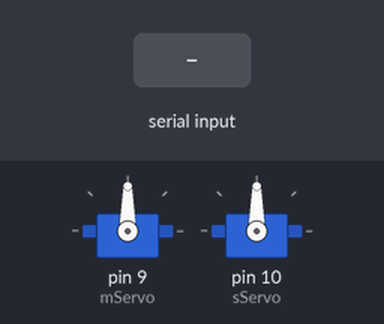
The sketch below on a simulated Arduino Uno, built with avr-gcc and run on an emulated ATmega328P. Parts: 2 × servo. The test bench sets the inputs (shaded band).

Above: at 1.2 s.
1.3 s: "90,45\n" received over Serial
At 2.1 s:
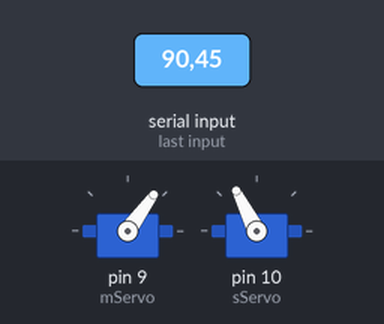
At 3.6 s:
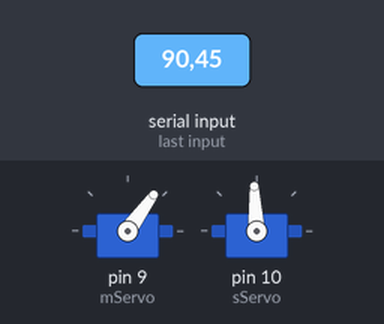
4.3 s: "5\n" received over Serial
At 5.4 s:
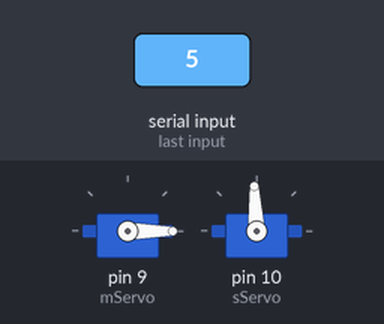
Timing chart, 0 to 7.3 s (numbered marks = the images above; inputs shaded):
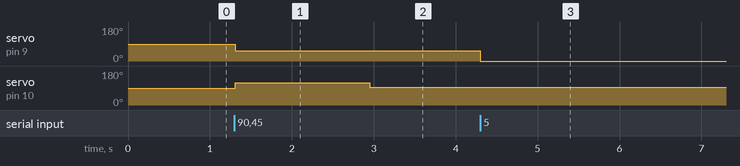

The sketch:

final_project.ino
```cpp
#include <Servo.h>
#include <math.h>

Servo mServo, sServo;
double curmAngle = 0, cursAngle = 0, curX = 0;

void motorControl(double _angleF){ mServo.write(_angleF + 90); }

double getX(double _angle){ return 15 - sqrt(225 - 400 * sin(radians(_angle))); }

void screwControl(double _angleI, double _angleF){

    double dx = getX(_angleF) - getX(_angleI);
    dx = max(min(curX + dx, 12), 0) - curX;
    curX += dx;

    if(dx > 0){
        sServo.writeMicroseconds(1750);
        delay(430 * dx / PI);
    }else{
        sServo.writeMicroseconds(1250);
        delay(380 * -dx / PI);
    }

    sServo.writeMicroseconds(1500);

}
void setup(){

    Serial.begin(9600);
    mServo.attach(9);
    sServo.attach(10);

}

void loop(){

    if(Serial.available() > 0){

        String data = Serial.readStringUntil('\n');
        double mAngle = int(data[2] - '0') * 10 + int(data[3] - '0');
        double sAngle = int(data[0] - '0') * 10 + int(data[1] - '0');

        motorControl(mAngle);
        screwControl(cursAngle, sAngle);

        curmAngle = mAngle;
        cursAngle = sAngle;

    }

}
```

Measured:
- after the input at 1.3 s, servo on pin 9 (mServo): 90° → 54° at once; servo on pin 10 (sServo): 90° → 117° at once, → 93° 1.6 s later
- after the input at 4.3 s, servo on pin 9 (mServo): 54° → 0° at once
